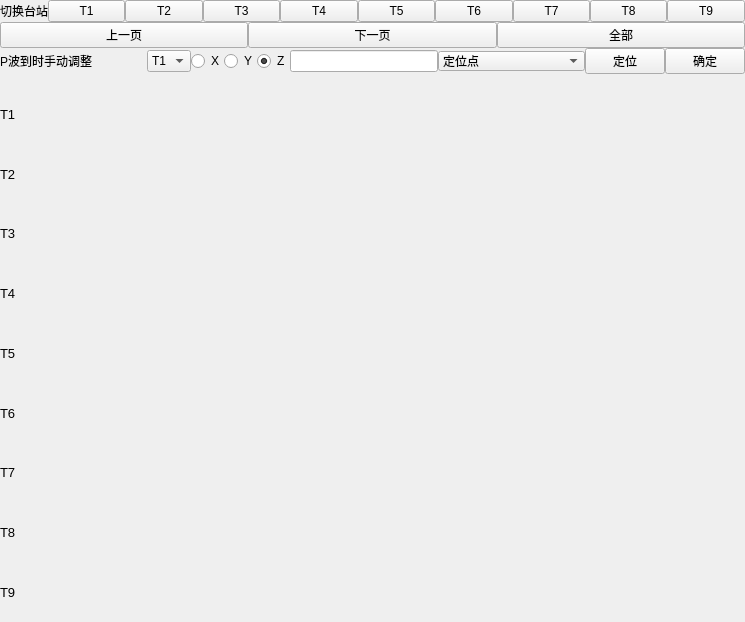
<?xml version="1.0" encoding="UTF-8"?>
<ui version="4.0">
 <class>ShowChart</class>
 <widget class="QWidget" name="ShowChart">
  <property name="enabled">
   <bool>true</bool>
  </property>
  <property name="geometry">
   <rect>
    <x>0</x>
    <y>0</y>
    <width>745</width>
    <height>622</height>
   </rect>
  </property>
  <property name="sizePolicy">
   <sizepolicy hsizetype="Expanding" vsizetype="Preferred">
    <horstretch>0</horstretch>
    <verstretch>0</verstretch>
   </sizepolicy>
  </property>
  <property name="minimumSize">
   <size>
    <width>745</width>
    <height>622</height>
   </size>
  </property>
  <property name="maximumSize">
   <size>
    <width>745</width>
    <height>622</height>
   </size>
  </property>
  <property name="windowTitle">
   <string>Form</string>
  </property>
  <layout class="QVBoxLayout" name="verticalLayout">
   <property name="spacing">
    <number>0</number>
   </property>
   <property name="sizeConstraint">
    <enum>QLayout::SetDefaultConstraint</enum>
   </property>
   <property name="leftMargin">
    <number>0</number>
   </property>
   <property name="topMargin">
    <number>0</number>
   </property>
   <property name="rightMargin">
    <number>0</number>
   </property>
   <property name="bottomMargin">
    <number>0</number>
   </property>
   <item>
    <layout class="QVBoxLayout" name="verticalLayout_2">
     <property name="sizeConstraint">
      <enum>QLayout::SetDefaultConstraint</enum>
     </property>
     <item>
      <layout class="QHBoxLayout" name="horizontalLayout_7">
       <item>
        <widget class="QLabel" name="label">
         <property name="text">
          <string>切换台站</string>
         </property>
        </widget>
       </item>
       <item>
        <widget class="QPushButton" name="T1Button">
         <property name="text">
          <string>T1</string>
         </property>
        </widget>
       </item>
       <item>
        <widget class="QPushButton" name="T2Button">
         <property name="text">
          <string>T2</string>
         </property>
        </widget>
       </item>
       <item>
        <widget class="QPushButton" name="T3Button">
         <property name="text">
          <string>T3</string>
         </property>
        </widget>
       </item>
       <item>
        <widget class="QPushButton" name="T4Button">
         <property name="text">
          <string>T4</string>
         </property>
        </widget>
       </item>
       <item>
        <widget class="QPushButton" name="T5Button">
         <property name="text">
          <string>T5</string>
         </property>
        </widget>
       </item>
       <item>
        <widget class="QPushButton" name="T6Button">
         <property name="text">
          <string>T6</string>
         </property>
        </widget>
       </item>
       <item>
        <widget class="QPushButton" name="T7Button">
         <property name="text">
          <string>T7</string>
         </property>
        </widget>
       </item>
       <item>
        <widget class="QPushButton" name="T8Button">
         <property name="text">
          <string>T8</string>
         </property>
        </widget>
       </item>
       <item>
        <widget class="QPushButton" name="T9Button">
         <property name="text">
          <string>T9</string>
         </property>
        </widget>
       </item>
      </layout>
     </item>
     <item>
      <layout class="QHBoxLayout" name="horizontalLayout_8">
       <property name="bottomMargin">
        <number>0</number>
       </property>
       <item>
        <widget class="QPushButton" name="previousPage">
         <property name="text">
          <string>上一页</string>
         </property>
        </widget>
       </item>
       <item>
        <widget class="QPushButton" name="nextPage">
         <property name="text">
          <string>下一页</string>
         </property>
        </widget>
       </item>
       <item>
        <widget class="QPushButton" name="fulllScreenButton">
         <property name="text">
          <string>全部</string>
         </property>
        </widget>
       </item>
      </layout>
     </item>
     <item>
      <layout class="QHBoxLayout" name="horizontalLayout">
       <property name="bottomMargin">
        <number>10</number>
       </property>
       <item>
        <widget class="QLabel" name="promptLabel">
         <property name="sizePolicy">
          <sizepolicy hsizetype="Expanding" vsizetype="Preferred">
           <horstretch>0</horstretch>
           <verstretch>0</verstretch>
          </sizepolicy>
         </property>
         <property name="text">
          <string>P波到时手动调整</string>
         </property>
        </widget>
       </item>
       <item>
        <widget class="QComboBox" name="comboBox">
         <item>
          <property name="text">
           <string>T1</string>
          </property>
         </item>
         <item>
          <property name="text">
           <string>T2</string>
          </property>
         </item>
         <item>
          <property name="text">
           <string>T3</string>
          </property>
         </item>
         <item>
          <property name="text">
           <string>T4</string>
          </property>
         </item>
         <item>
          <property name="text">
           <string>T5</string>
          </property>
         </item>
         <item>
          <property name="text">
           <string>T6</string>
          </property>
         </item>
         <item>
          <property name="text">
           <string>T7</string>
          </property>
         </item>
         <item>
          <property name="text">
           <string>T8</string>
          </property>
         </item>
         <item>
          <property name="text">
           <string>T9</string>
          </property>
         </item>
        </widget>
       </item>
       <item>
        <widget class="QRadioButton" name="tx">
         <property name="text">
          <string>X</string>
         </property>
        </widget>
       </item>
       <item>
        <widget class="QRadioButton" name="ty">
         <property name="text">
          <string>Y</string>
         </property>
        </widget>
       </item>
       <item>
        <widget class="QRadioButton" name="tz">
         <property name="text">
          <string>Z</string>
         </property>
         <property name="checked">
          <bool>true</bool>
         </property>
        </widget>
       </item>
       <item>
        <widget class="QLineEdit" name="intputPWave">
         <property name="text">
          <string/>
         </property>
         <property name="placeholderText">
          <string/>
         </property>
        </widget>
       </item>
       <item>
        <widget class="QComboBox" name="comboBox_2">
         <property name="sizePolicy">
          <sizepolicy hsizetype="Expanding" vsizetype="Fixed">
           <horstretch>0</horstretch>
           <verstretch>0</verstretch>
          </sizepolicy>
         </property>
         <property name="minimumSize">
          <size>
           <width>0</width>
           <height>0</height>
          </size>
         </property>
         <property name="maximumSize">
          <size>
           <width>200</width>
           <height>20</height>
          </size>
         </property>
         <item>
          <property name="text">
           <string>定位点</string>
          </property>
         </item>
        </widget>
       </item>
       <item>
        <widget class="QPushButton" name="locationAlgorithmButton">
         <property name="text">
          <string>定位</string>
         </property>
        </widget>
       </item>
       <item>
        <widget class="QPushButton" name="saveModifiedPWave">
         <property name="text">
          <string>确定</string>
         </property>
        </widget>
       </item>
      </layout>
     </item>
     <item>
      <widget class="QStackedWidget" name="stackedWidget">
       <property name="enabled">
        <bool>true</bool>
       </property>
       <property name="sizePolicy">
        <sizepolicy hsizetype="Expanding" vsizetype="Expanding">
         <horstretch>0</horstretch>
         <verstretch>0</verstretch>
        </sizepolicy>
       </property>
       <property name="minimumSize">
        <size>
         <width>650</width>
         <height>500</height>
        </size>
       </property>
       <property name="baseSize">
        <size>
         <width>500</width>
         <height>500</height>
        </size>
       </property>
       <property name="currentIndex">
        <number>9</number>
       </property>
       <widget class="QWidget" name="page1">
        <property name="sizePolicy">
         <sizepolicy hsizetype="Expanding" vsizetype="Expanding">
          <horstretch>0</horstretch>
          <verstretch>0</verstretch>
         </sizepolicy>
        </property>
        <property name="minimumSize">
         <size>
          <width>500</width>
          <height>500</height>
         </size>
        </property>
        <layout class="QVBoxLayout" name="verticalLayout_4">
         <item>
          <layout class="QGridLayout" name="gridLayout" rowstretch="0,0,0" columnstretch="0,0">
           <property name="sizeConstraint">
            <enum>QLayout::SetDefaultConstraint</enum>
           </property>
           <item row="1" column="0">
            <widget class="QLabel" name="t1">
             <property name="sizePolicy">
              <sizepolicy hsizetype="Preferred" vsizetype="Preferred">
               <horstretch>0</horstretch>
               <verstretch>0</verstretch>
              </sizepolicy>
             </property>
             <property name="text">
              <string>T1</string>
             </property>
            </widget>
           </item>
           <item row="2" column="1">
            <widget class="QLabel" name="t1Z">
             <property name="sizePolicy">
              <sizepolicy hsizetype="Preferred" vsizetype="Preferred">
               <horstretch>0</horstretch>
               <verstretch>0</verstretch>
              </sizepolicy>
             </property>
             <property name="text">
              <string>Z-垂直</string>
             </property>
            </widget>
           </item>
           <item row="0" column="1">
            <widget class="QLabel" name="t1X">
             <property name="sizePolicy">
              <sizepolicy hsizetype="Preferred" vsizetype="Preferred">
               <horstretch>0</horstretch>
               <verstretch>0</verstretch>
              </sizepolicy>
             </property>
             <property name="text">
              <string>X-东西</string>
             </property>
            </widget>
           </item>
           <item row="1" column="1">
            <widget class="QLabel" name="t1Y">
             <property name="sizePolicy">
              <sizepolicy hsizetype="Preferred" vsizetype="Preferred">
               <horstretch>0</horstretch>
               <verstretch>0</verstretch>
              </sizepolicy>
             </property>
             <property name="text">
              <string>Y-北南</string>
             </property>
            </widget>
           </item>
          </layout>
         </item>
        </layout>
       </widget>
       <widget class="QWidget" name="page2">
        <property name="sizePolicy">
         <sizepolicy hsizetype="Expanding" vsizetype="Expanding">
          <horstretch>0</horstretch>
          <verstretch>0</verstretch>
         </sizepolicy>
        </property>
        <property name="minimumSize">
         <size>
          <width>500</width>
          <height>500</height>
         </size>
        </property>
        <layout class="QVBoxLayout" name="verticalLayout_5">
         <item>
          <layout class="QGridLayout" name="gridLayout_2">
           <item row="0" column="1">
            <widget class="QLabel" name="t2X">
             <property name="text">
              <string>X-东西</string>
             </property>
            </widget>
           </item>
           <item row="1" column="1">
            <widget class="QLabel" name="t2Y">
             <property name="text">
              <string>Y-北南</string>
             </property>
            </widget>
           </item>
           <item row="1" column="0">
            <widget class="QLabel" name="t2">
             <property name="text">
              <string>T2</string>
             </property>
            </widget>
           </item>
           <item row="2" column="1">
            <widget class="QLabel" name="t2Z">
             <property name="text">
              <string>Z-垂直</string>
             </property>
            </widget>
           </item>
          </layout>
         </item>
        </layout>
       </widget>
       <widget class="QWidget" name="page3">
        <property name="sizePolicy">
         <sizepolicy hsizetype="Expanding" vsizetype="Expanding">
          <horstretch>0</horstretch>
          <verstretch>0</verstretch>
         </sizepolicy>
        </property>
        <property name="minimumSize">
         <size>
          <width>500</width>
          <height>500</height>
         </size>
        </property>
        <layout class="QVBoxLayout" name="verticalLayout_6">
         <item>
          <layout class="QGridLayout" name="gridLayout_3">
           <item row="2" column="1">
            <widget class="QLabel" name="t3Z">
             <property name="text">
              <string>Z-垂直</string>
             </property>
            </widget>
           </item>
           <item row="1" column="1">
            <widget class="QLabel" name="t3Y">
             <property name="text">
              <string>Y-北南</string>
             </property>
            </widget>
           </item>
           <item row="0" column="1">
            <widget class="QLabel" name="t3X">
             <property name="text">
              <string>X-东西</string>
             </property>
            </widget>
           </item>
           <item row="1" column="0">
            <widget class="QLabel" name="t3">
             <property name="text">
              <string>T3</string>
             </property>
            </widget>
           </item>
          </layout>
         </item>
        </layout>
       </widget>
       <widget class="QWidget" name="page4">
        <property name="sizePolicy">
         <sizepolicy hsizetype="Expanding" vsizetype="Expanding">
          <horstretch>0</horstretch>
          <verstretch>0</verstretch>
         </sizepolicy>
        </property>
        <layout class="QVBoxLayout" name="verticalLayout_7">
         <item>
          <layout class="QGridLayout" name="gridLayout_4">
           <item row="0" column="1">
            <widget class="QLabel" name="t4X">
             <property name="text">
              <string>X-东西</string>
             </property>
            </widget>
           </item>
           <item row="1" column="1">
            <widget class="QLabel" name="t4Y">
             <property name="text">
              <string>Y-北南</string>
             </property>
            </widget>
           </item>
           <item row="2" column="1">
            <widget class="QLabel" name="t4Z">
             <property name="text">
              <string>Z-垂直</string>
             </property>
            </widget>
           </item>
           <item row="1" column="0">
            <widget class="QLabel" name="t4">
             <property name="text">
              <string>T4</string>
             </property>
            </widget>
           </item>
          </layout>
         </item>
        </layout>
       </widget>
       <widget class="QWidget" name="page5">
        <property name="sizePolicy">
         <sizepolicy hsizetype="Expanding" vsizetype="Expanding">
          <horstretch>0</horstretch>
          <verstretch>0</verstretch>
         </sizepolicy>
        </property>
        <layout class="QVBoxLayout" name="verticalLayout_8">
         <item>
          <layout class="QGridLayout" name="gridLayout_5">
           <item row="2" column="2">
            <widget class="QLabel" name="t5Y">
             <property name="text">
              <string>Y-北南</string>
             </property>
            </widget>
           </item>
           <item row="2" column="0">
            <widget class="QLabel" name="t5">
             <property name="text">
              <string>T5</string>
             </property>
            </widget>
           </item>
           <item row="1" column="2">
            <widget class="QLabel" name="t5X">
             <property name="text">
              <string>X-东西</string>
             </property>
            </widget>
           </item>
           <item row="3" column="2">
            <widget class="QLabel" name="t5Z">
             <property name="text">
              <string>Z-垂直</string>
             </property>
            </widget>
           </item>
          </layout>
         </item>
        </layout>
       </widget>
       <widget class="QWidget" name="page6">
        <property name="sizePolicy">
         <sizepolicy hsizetype="Expanding" vsizetype="Expanding">
          <horstretch>0</horstretch>
          <verstretch>0</verstretch>
         </sizepolicy>
        </property>
        <layout class="QVBoxLayout" name="verticalLayout_9">
         <item>
          <layout class="QGridLayout" name="gridLayout_6">
           <item row="1" column="1">
            <widget class="QLabel" name="t6Y">
             <property name="text">
              <string>Y-北南</string>
             </property>
            </widget>
           </item>
           <item row="2" column="1">
            <widget class="QLabel" name="t6Z">
             <property name="text">
              <string>Z-垂直</string>
             </property>
            </widget>
           </item>
           <item row="1" column="0">
            <widget class="QLabel" name="t6">
             <property name="text">
              <string>T6</string>
             </property>
            </widget>
           </item>
           <item row="0" column="1">
            <widget class="QLabel" name="t6X">
             <property name="text">
              <string>X-东西</string>
             </property>
            </widget>
           </item>
          </layout>
         </item>
        </layout>
       </widget>
       <widget class="QWidget" name="page7">
        <property name="sizePolicy">
         <sizepolicy hsizetype="Expanding" vsizetype="Expanding">
          <horstretch>0</horstretch>
          <verstretch>0</verstretch>
         </sizepolicy>
        </property>
        <layout class="QVBoxLayout" name="verticalLayout_10">
         <item>
          <layout class="QGridLayout" name="gridLayout_7">
           <item row="1" column="1">
            <widget class="QLabel" name="t7Y">
             <property name="text">
              <string>Y-北南</string>
             </property>
            </widget>
           </item>
           <item row="0" column="1">
            <widget class="QLabel" name="t7X">
             <property name="text">
              <string>X-东西</string>
             </property>
            </widget>
           </item>
           <item row="1" column="0">
            <widget class="QLabel" name="t7">
             <property name="text">
              <string>T7</string>
             </property>
            </widget>
           </item>
           <item row="2" column="1">
            <widget class="QLabel" name="t7Z">
             <property name="text">
              <string>Z-垂直</string>
             </property>
            </widget>
           </item>
          </layout>
         </item>
        </layout>
       </widget>
       <widget class="QWidget" name="page8">
        <property name="sizePolicy">
         <sizepolicy hsizetype="Expanding" vsizetype="Expanding">
          <horstretch>0</horstretch>
          <verstretch>0</verstretch>
         </sizepolicy>
        </property>
        <layout class="QVBoxLayout" name="verticalLayout_11">
         <item>
          <layout class="QGridLayout" name="gridLayout_8">
           <item row="0" column="1">
            <widget class="QLabel" name="t8X">
             <property name="text">
              <string>X-东西</string>
             </property>
            </widget>
           </item>
           <item row="1" column="0">
            <widget class="QLabel" name="t8">
             <property name="text">
              <string>T8</string>
             </property>
            </widget>
           </item>
           <item row="1" column="1">
            <widget class="QLabel" name="t8Y">
             <property name="text">
              <string>Y-北南</string>
             </property>
            </widget>
           </item>
           <item row="2" column="1">
            <widget class="QLabel" name="t8Z">
             <property name="text">
              <string>Z-垂直</string>
             </property>
            </widget>
           </item>
          </layout>
         </item>
        </layout>
       </widget>
       <widget class="QWidget" name="page9">
        <property name="sizePolicy">
         <sizepolicy hsizetype="Expanding" vsizetype="Expanding">
          <horstretch>0</horstretch>
          <verstretch>0</verstretch>
         </sizepolicy>
        </property>
        <layout class="QVBoxLayout" name="verticalLayout_12">
         <item>
          <layout class="QGridLayout" name="gridLayout_9">
           <item row="1" column="0">
            <widget class="QLabel" name="t9">
             <property name="text">
              <string>T9</string>
             </property>
            </widget>
           </item>
           <item row="1" column="1">
            <widget class="QLabel" name="t9Y">
             <property name="text">
              <string>Y-北南</string>
             </property>
            </widget>
           </item>
           <item row="0" column="1">
            <widget class="QLabel" name="t9X">
             <property name="text">
              <string>X-东西</string>
             </property>
            </widget>
           </item>
           <item row="2" column="1">
            <widget class="QLabel" name="t9Z">
             <property name="text">
              <string>Z-垂直</string>
             </property>
            </widget>
           </item>
          </layout>
         </item>
        </layout>
       </widget>
       <widget class="QWidget" name="page10">
        <property name="sizePolicy">
         <sizepolicy hsizetype="Expanding" vsizetype="Expanding">
          <horstretch>0</horstretch>
          <verstretch>0</verstretch>
         </sizepolicy>
        </property>
        <property name="font">
         <font>
          <pointsize>6</pointsize>
         </font>
        </property>
        <layout class="QVBoxLayout" name="verticalLayout_13">
         <property name="spacing">
          <number>0</number>
         </property>
         <property name="leftMargin">
          <number>0</number>
         </property>
         <property name="topMargin">
          <number>0</number>
         </property>
         <property name="rightMargin">
          <number>0</number>
         </property>
         <property name="bottomMargin">
          <number>0</number>
         </property>
         <item>
          <layout class="QGridLayout" name="gridLayout_10">
           <property name="spacing">
            <number>0</number>
           </property>
           <item row="6" column="0">
            <widget class="QLabel" name="tt7">
             <property name="font">
              <font>
               <pointsize>10</pointsize>
              </font>
             </property>
             <property name="text">
              <string>T7</string>
             </property>
            </widget>
           </item>
           <item row="0" column="0">
            <widget class="QLabel" name="tt1">
             <property name="font">
              <font>
               <pointsize>10</pointsize>
              </font>
             </property>
             <property name="text">
              <string>T1</string>
             </property>
            </widget>
           </item>
           <item row="3" column="0">
            <widget class="QLabel" name="tt4">
             <property name="font">
              <font>
               <pointsize>10</pointsize>
              </font>
             </property>
             <property name="text">
              <string>T4</string>
             </property>
            </widget>
           </item>
           <item row="2" column="0">
            <widget class="QLabel" name="tt3">
             <property name="font">
              <font>
               <pointsize>10</pointsize>
              </font>
             </property>
             <property name="text">
              <string>T3</string>
             </property>
            </widget>
           </item>
           <item row="8" column="0">
            <widget class="QLabel" name="tt9">
             <property name="font">
              <font>
               <pointsize>10</pointsize>
              </font>
             </property>
             <property name="text">
              <string>T9</string>
             </property>
            </widget>
           </item>
           <item row="7" column="0">
            <widget class="QLabel" name="tt8">
             <property name="font">
              <font>
               <pointsize>10</pointsize>
              </font>
             </property>
             <property name="text">
              <string>T8</string>
             </property>
            </widget>
           </item>
           <item row="1" column="0">
            <widget class="QLabel" name="tt2">
             <property name="font">
              <font>
               <pointsize>10</pointsize>
              </font>
             </property>
             <property name="text">
              <string>T2</string>
             </property>
            </widget>
           </item>
           <item row="5" column="0">
            <widget class="QLabel" name="tt6">
             <property name="font">
              <font>
               <pointsize>10</pointsize>
              </font>
             </property>
             <property name="text">
              <string>T6</string>
             </property>
            </widget>
           </item>
           <item row="4" column="0">
            <widget class="QLabel" name="tt5">
             <property name="font">
              <font>
               <pointsize>10</pointsize>
              </font>
             </property>
             <property name="text">
              <string>T5</string>
             </property>
            </widget>
           </item>
          </layout>
         </item>
        </layout>
       </widget>
      </widget>
     </item>
    </layout>
   </item>
  </layout>
 </widget>
 <resources/>
 <connections/>
</ui>
